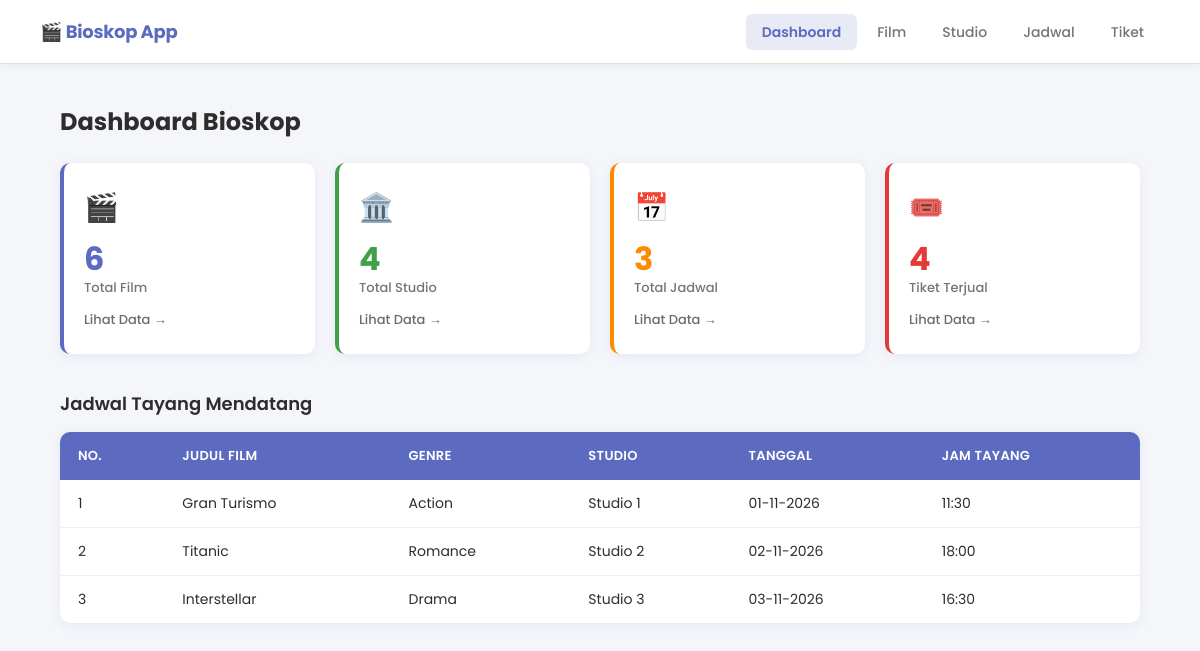
Page /dashboard.php on the committed database.
### tables this page shows
CREATE TABLE `jadwal` (
  `id_jadwal` int(11) NOT NULL,
  `id_film` int(11) DEFAULT NULL,
  `id_studio` int(11) DEFAULT NULL,
  `tanggal` date DEFAULT NULL,
  `jam_tayang` time DEFAULT NULL
);

CREATE TABLE `film` (
  `id_film` int(11) NOT NULL,
  `judul` varchar(75) DEFAULT NULL,
  `genre` enum('Action','Comedy','Romance','Horror','Drama','Animation') DEFAULT NULL,
  `durasi` int(11) DEFAULT NULL,
  `poster` varchar(255) DEFAULT NULL
);

CREATE TABLE `studio` (
  `id_studio` int(11) NOT NULL,
  `nama_studio` varchar(50) DEFAULT NULL,
  `kapasitas` int(11) DEFAULT NULL
);

### dashboard.php (the view, shortened to what this page needs)
<?php
include "koneksi.php";
$total_film    = mysqli_fetch_row(mysqli_query($koneksi, "SELECT COUNT(*) FROM film"))[0];
$total_studio  = mysqli_fetch_row(mysqli_query($koneksi, "SELECT COUNT(*) FROM studio"))[0];
$total_jadwal  = mysqli_fetch_row(mysqli_query($koneksi, "SELECT COUNT(*) FROM jadwal"))[0];
$total_tiket   = mysqli_fetch_row(mysqli_query($koneksi, "SELECT SUM(jumlah_tiket) FROM tiket"))[0] ?? 0;
?>
<!DOCTYPE html>
<html lang="id">
<head>
    <link rel="stylesheet" href="style.css">
</head>
<body>
    <?php include "navbar.php"; ?>
    <div class="container">
        <h1>Dashboard Bioskop</h1>
        <div class="card-grid">
            <div class="card card-blue">
                <div class="card-icon">🎬</div>
                <div class="card-info">
                    <span class="card-number"><?= $total_film ?></span>
                    <span class="card-label">Total Film</span>
                </div>
                <a href="index.php" class="card-link">Lihat Data →</a>
            </div>
            <div class="card card-green">
                <div class="card-icon">🏛️</div>
                <div class="card-info">
                    <span class="card-number"><?= $total_studio ?></span>
                    <span class="card-label">Total Studio</span>
                </div>
                <a href="studio.php" class="card-link">Lihat Data →</a>
            </div>
            <div class="card card-orange">
                <div class="card-icon">📅</div>
                <div class="card-info">
                    <span class="card-number"><?= $total_jadwal ?></span>
                    <span class="card-label">Total Jadwal</span>
                </div>
                <a href="jadwal.php" class="card-link">Lihat Data →</a>
            </div>
            <div class="card card-red">
                <div class="card-icon">🎟️</div>
                <div class="card-info">
                    <span class="card-number"><?= $total_tiket ?></span>
                    <span class="card-label">Tiket Terjual</span>
                </div>
                <a href="tiket.php" class="card-link">Lihat Data →</a>
            </div>
        </div>
        <h2 style="margin: 30px 0 15px;">Jadwal Tayang Mendatang</h2>
        <table>
            <tr>
                <th>No.</th>
                <th>Judul Film</th>
                <th>Genre</th>
                <th>Studio</th>
                <th>Tanggal</th>
                <th>Jam Tayang</th>
            </tr>
            <?php
            $q = mysqli_query($koneksi, "
                SELECT j.*, f.judul, f.genre, s.nama_studio
                FROM jadwal j
                JOIN film f ON j.id_film = f.id_film
                JOIN studio s ON j.id_studio = s.id_studio
                ORDER BY j.tanggal ASC, j.jam_tayang ASC
            ");
            $no = 1;
            while ($row = mysqli_fetch_assoc($q)) : ?>
            <tr>
                <td><?= $no++ ?></td>
                <td><?= htmlspecialchars($row['judul']) ?></td>
                <td><?= htmlspecialchars($row['genre']) ?></td>
                <td><?= htmlspecialchars($row['nama_studio']) ?></td>
                <td><?= date('d-m-Y', strtotime($row['tanggal'])) ?></td>
                <td><?= substr($row['jam_tayang'], 0, 5) ?></td>
            </tr>
            <?php endwhile; ?>
        </table>
    </div>
</body>
</html>

### style.css (style rules this page uses)
* { margin: 0; padding: 0; box-sizing: border-box; font-family: "Poppins", sans-serif; }
:root { --primary: #5C6BC0; --primary-dark:#3949AB; --primary-soft:#E8EAF6; --danger: #E53935; --danger-soft: #FFEBEE; --success: #43A047; --success-soft:#E8F5E9; --warning: #FB8C00; --warning-soft:#FFF3E0; --info: #039BE5; --info-soft: #E1F5FE; --text-main: #2D2D2D; --text-muted: #757575; --border: #E0E0E0; --bg: #F5F6FA; --white: #FFFFFF; --shadow: 0 2px 12px rgba(92,107,192,0.10); --radius: 10px; --radius-sm: 6px; }
body { background: var(--bg); color: var(--text-main); }
.container { width: 90%; max-width: 1200px; margin: 40px auto 60px; }
h1 { font-size: 24px; font-weight: 700; color: var(--text-main); margin-bottom: 24px; }
h2 { font-size: 18px; font-weight: 600; color: var(--text-main); }
.card-grid { display: grid; grid-template-columns: repeat(auto-fit, minmax(200px, 1fr)); gap: 20px; margin-bottom: 36px; }
.card { background: var(--white); border-radius: var(--radius); padding: 24px 20px; display: flex; flex-direction: column; gap: 12px; border-left: 4px solid transparent; box-shadow: var(--shadow); transition: transform 0.15s, box-shadow 0.15s; }
.card-icon { font-size: 28px; }
.card-info { display: flex; flex-direction: column; gap: 2px; }
.card-number { font-size: 32px; font-weight: 700; line-height: 1.1; }
.card-label { font-size: 13px; color: var(--text-muted); font-weight: 500; }
.card-link { font-size: 13px; font-weight: 500; text-decoration: none; background: transparent; padding: 0; color: inherit; opacity: 0.7; transition: opacity 0.15s; }
.card-blue { border-left-color: var(--primary); }
.card-blue .card-number { color: var(--primary); }
.card-green { border-left-color: var(--success); }
.card-green .card-number { color: var(--success); }
.card-orange { border-left-color: var(--warning); }
.card-orange .card-number { color: var(--warning); }
.card-red { border-left-color: var(--danger); }
.card-red .card-number { color: var(--danger); }
table { width: 100%; border-collapse: collapse; background: var(--white); border-radius: var(--radius); overflow: hidden; box-shadow: var(--shadow); margin-top: 8px; }
th { background: var(--primary); color: var(--white); padding: 14px 18px; text-align: left; font-size: 13px; font-weight: 600; letter-spacing: 0.3px; text-transform: uppercase; }
td { padding: 13px 18px; font-size: 14px; border-bottom: 1px solid #F0F0F0; color: var(--text-main); vertical-align: middle; }
tr:last-child td { border-bottom: none; }

### rows in the picture
jadwal: id_film.judul "Gran Turismo", id_film.genre "Action", id_studio.nama_studio "Studio 1", tanggal "01-11-2026", jam_tayang "11:30"
jadwal: id_film.judul "Titanic", id_film.genre "Romance", id_studio.nama_studio "Studio 2", tanggal "02-11-2026", jam_tayang "18:00"
jadwal: id_film.judul "Interstellar", id_film.genre "Drama", id_studio.nama_studio "Studio 3", tanggal "03-11-2026", jam_tayang "16:30"

### other values in the picture
$total_film "6"
$total_studio "4"
$total_jadwal "3"
$total_tiket "4"
